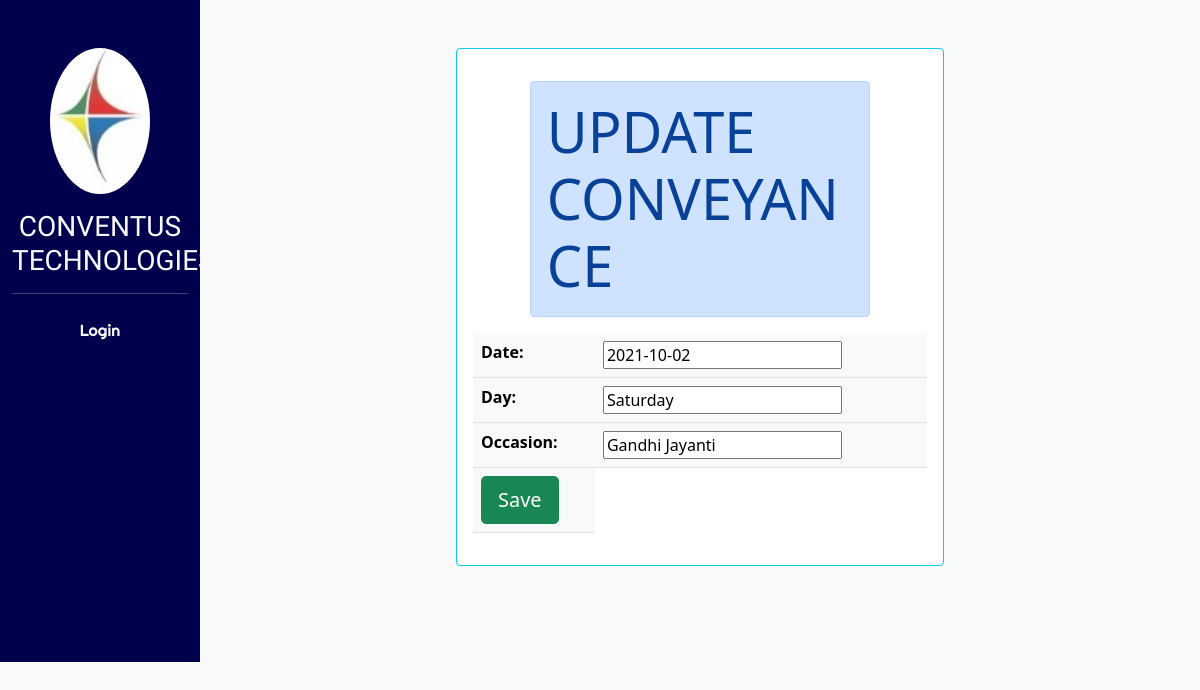
The app's page /holidayedit/1/ with its own data.
### events/models.py (models this page shows, shortened)
class Holiday(models.Model):
	Date=models.CharField(max_length=50)
	Day=models.CharField(max_length=50)
	Occasion=models.CharField(max_length=50)

### events/views.py (the view)
# urls.py: path('holidayedit/<int:pk>/',holidayedit.as_view()),
class holidayedit(UpdateView):
    model=Holiday
    template_name='events/holidayedit.html'
    fields=('Date','Day','Occasion')
    success_url='/holiday/'

### events/templates/events/holidayedit.html (shortened to what this page needs)
{% extends 'core/base.html' %}
{% block content %}
<form method="POST">
    <div class='card  card-body col-lg-6 mx-auto mt-5 mb-5 border border-info  '>
      <p class=' alert alert-primary col-9 display-4 text-uppercase font-weight-bold mt-3 mx-auto'>
          UPDATE Conveyance</p>
    <table class='table table-light'>
        {{form.as_table}}
        <tr>
            <td><input class='btn btn-success btn-lg mx-auto' type="submit" value="Save"></td>
        </tr>
    </table>
  </div>
</form>
{% endblock %}

### core/static/core/css/core.css (style rules this page uses)
html,body { height:100%; }

### records on screen
Holiday: Date "2021-10-02", Day "Saturday", Occasion "Gandhi Jayanti"
